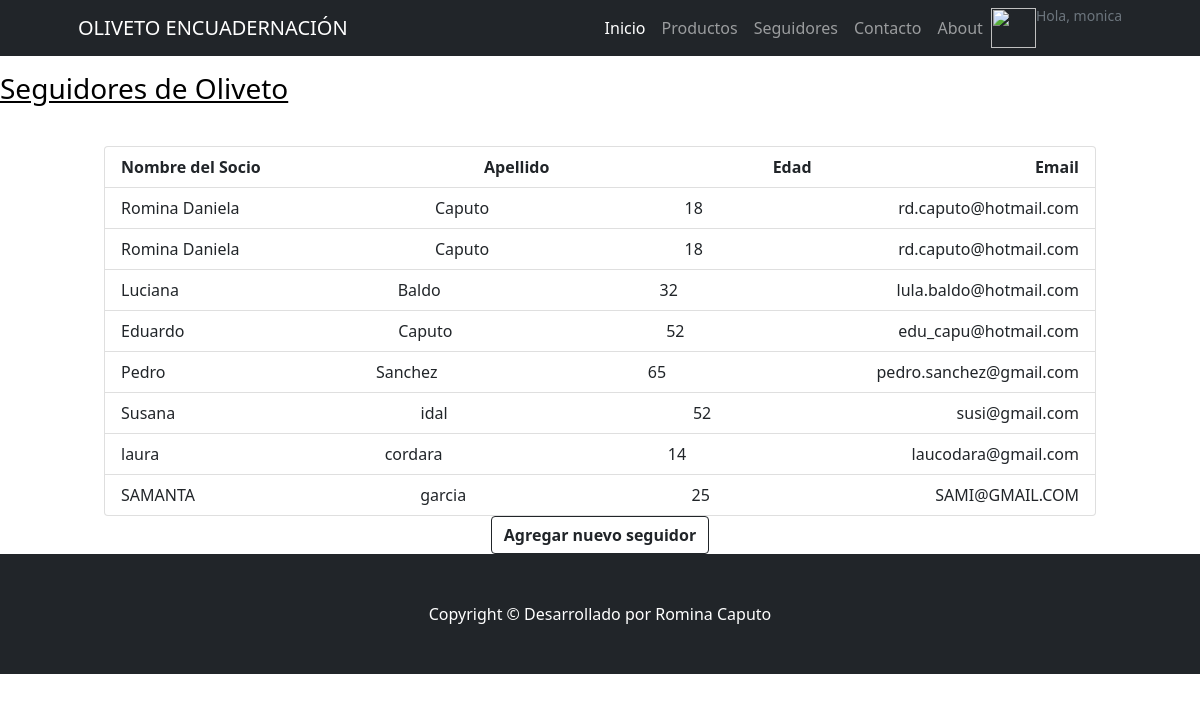
The page /AppOliveto/seguidores (signed in) on the database its author committed.
### AppOliveto/models.py (models this page shows)
class Seguidores(models.Model):
    nombre = models.CharField("Nombre Seguidor", max_length=30)
    apellido = models.CharField("Apellido Seguidor", max_length=30)
    edad = models.SmallIntegerField("Edad")
    email = models.EmailField("E-mail")

### AppOliveto/views.py (the view)
# urls.py: path("seguidores", views.seguidores, name="Seguidores"),
@login_required
def seguidores(request):
      seguidores = Seguidores.objects.all()
      contexto={"seguidores": seguidores}
      return render(request, "AppOliveto/seguidores.html",contexto)

### AppOliveto/template/AppOliveto/seguidores.html (shortened to what this page needs)
{% extends "AppOliveto/padre.html" %}
{% load static %}
{% block contenidoQueCambia %}
<div>
    <p class="justify-content-center">
    <h3 style="color:black">
        <u>Seguidores de Oliveto </u>
     </h3>
    </p>
</div>
<br>
<body>
    <div class="row gx-5 justify-content-center">
        <div class="col-lg-10">
    <ul class="list-group list-group">
    <li class="list-group-item d-flex justify-content-between align-items-start">
        <b class="col-md-auto">Nombre del Socio</b>
        <b class="col-md-auto">Apellido</b>
        <b class="col-md-auto">Edad</b>
        <b class="col-md-auto">Email</b>
        {% for seg in seguidores %}
        <li class="list-group-item d-flex justify-content-between align-items-start">
            <span class="col-md-auto">{{seg.nombre}}</span>
            <span class="col-md-auto">{{seg.apellido}}</span>
            <span class="col-md-auto">{{seg.edad}}</span>
            <span class="col-md-auto">{{seg.email}}</span>
        {% endfor %}
    </ul>
</div>
<div style="text-align:center">
    <a href="{% url 'CrearSeguidores' %}"><button class="btn btn-outline-dark"><b>Agregar nuevo seguidor </b></button></a>
  </div>
{% endblock %}

### AppOliveto/template/AppOliveto/padre.html (shortened to what this page needs)
{% load static %}
<!DOCTYPE html>
<html lang="en">
    <head>
        <link href="https://cdn.jsdelivr.net/npm/bootstrap-icons@1.4.1/font/bootstrap-icons.css" rel="stylesheet" />
        <link href="{% static 'css/styles.css' %}" rel="stylesheet" />
    </head>
    <body>
        <nav class="navbar navbar-expand-lg navbar-dark bg-dark">
            <div class="container px-5">
                <a class="navbar-brand" href="#!">OLIVETO ENCUADERNACIÓN</a>
                <div class="collapse navbar-collapse" id="navbarSupportedContent">
                    <ul class="navbar-nav ms-auto mb-2 mb-lg-0">
                        <li class="nav-item"><a class="nav-link active" aria-current="page" href="{% url 'Inicio' %}">Inicio</a></li>
                        <li class="nav-item"><a class="nav-link" href="{% url 'Productos' %}">Productos</a></li>
                        <li class="nav-item"><a class="nav-link" href="{% url 'Seguidores' %}">Seguidores</a></li>
                        <li class="nav-item"><a class="nav-link" href="{% url 'Contacto' %}">Contacto</a></li>
                        <li class="nav-item"><a class="nav-link" href="{% url 'Acercademi' %}">About</a></li>
                        {% if request.user.is_authenticated %}
                        <img src="{{url}}" style="height: 40px; width: 45px;" >
                        <h3 class="text-muted small mb-4 mb-lg-0">Hola, {{user.username}} </h3>
                    {% endif %}
                    </ul>
                </div>
            </div>
        </nav>
        {% block contenidoQueCambia %}
        {% endblock %}
        <footer class="py-5 bg-dark">
            <div class="container px-5"><p class="m-0 text-center text-white">Copyright &copy; Desarrollado por Romina Caputo</p></div>
        </footer>
    </body>
</html>

### rows shown on the page
Seguidores: nombre "Romina Daniela", apellido "Caputo", edad "18", email "rd.caputo@hotmail.com"
Seguidores: nombre "Romina Daniela", apellido "Caputo", edad "18", email "rd.caputo@hotmail.com"
Seguidores: nombre "Luciana", apellido "Baldo", edad "32", email "lula.baldo@hotmail.com"
Seguidores: nombre "Eduardo", apellido "Caputo", edad "52", email "edu_capu@hotmail.com"
Seguidores: nombre "Pedro", apellido "Sanchez", edad "65", email "pedro.sanchez@gmail.com"
Seguidores: nombre "Susana", apellido "idal", edad "52", email "susi@gmail.com"
Seguidores: nombre "laura", apellido "cordara", edad "14", email "laucodara@gmail.com"
Seguidores: nombre "SAMANTA", apellido "garcia", edad "25", email "SAMI@GMAIL.COM"

### other values the page prints
{{ user.username }} "monica"
